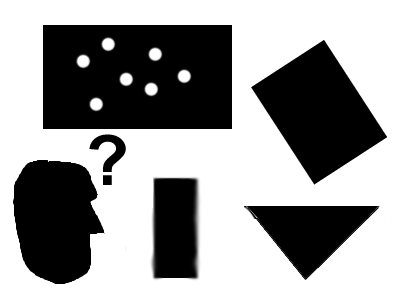
//> input picture src/TP07/pic1.png, 400 x 300 px
$ ./ex7   (built with g++ and OpenCV 4)
//> lines starting //> are read from the running program, lines starting //| are printed output that depends on the picture; after the words box and inside, x2 and y2 are one past the last pixel; in counts of white or black regions, pixels touching at a corner belong together
/**
 * @function moments_demo.cpp
 * @brief Demo code to calculate moments
 * @author OpenCV team
 */

#include <opencv2/opencv.hpp>
#include <opencv2/imgproc/imgproc.hpp>
#include <opencv2/highgui/highgui.hpp>
#include <iostream>

cv::Mat src; cv::Mat src_gray;
int thresh = 100;
int max_thresh = 255;
cv::RNG rng(12345);

/// Function header
void thresh_callback(int, void* );

/**
 * @function main
 */
int main( int, char** argv )
{
  /// Load source image and convert it to gray
  std::string img_file_path(getenv("HOME"));
  img_file_path += "/ros/src/TP07/pic1.png";
  src_gray = cv::imread(img_file_path, cv::IMREAD_GRAYSCALE);
//> src_gray: 300 rows x 400 cols, CV_8UC1; min 0, max 255, mean 154.1

  /// Create Window
  const char* source_window = "Source";
  cv::namedWindow( source_window, cv::WINDOW_AUTOSIZE );
  cv::imshow( source_window, src_gray );

  cv::createTrackbar( " Canny thresh:", "Source", &thresh, max_thresh, thresh_callback );
  thresh_callback( 0, 0 );

  cv::waitKey(0);
  return(0);
}

/**
 * @function thresh_callback
 */
void thresh_callback(int, void* )
{
  cv::Mat canny_output;
  std::vector<std::vector<cv::Point> > contours;
  std::vector<cv::Vec4i> hierarchy;

  /// Detect edges using canny
  cv::Canny( src_gray, canny_output, thresh, thresh*2, 3 );
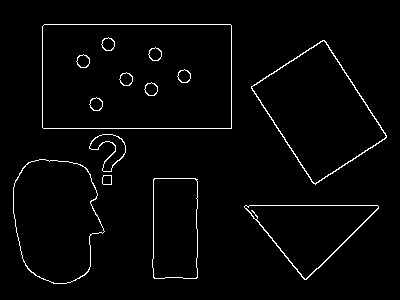
//> canny_output: 300 rows x 400 cols, CV_8UC1; 2.3% white in thin lines or dots, all inside (x1, y1, x2, y2) = (13, 24, 387, 284)
  /// Find contours
  cv::findContours( canny_output, contours, hierarchy, cv::RETR_TREE, cv::CHAIN_APPROX_SIMPLE, cv::Point(0, 0) );
//> contours = 28 contours; largest, box (x1, y1, x2, y2) and area: (42, 24, 232, 129) 19653, (42, 24, 232, 129) 19652, (251, 40, 387, 185) 10198, (251, 40, 387, 184) 9980, (13, 159, 105, 284) 8649

  /// Get the moments
  std::vector<cv::Moments> mu(contours.size() );
//> mu = 28 items
  for( size_t i = 0; i < contours.size(); i++ )
  {
    mu[i] = cv::moments( contours[i], false );
  }
//> this loop made 28 passes

  ///  Get the mass centers:
  std::vector<cv::Point2f> mc( contours.size() );
  for( size_t i = 0; i < contours.size(); i++ )
  {
    mc[i] = cv::Point2f( static_cast<float>(mu[i].m10/mu[i].m00) , static_cast<float>(mu[i].m01/mu[i].m00) );
  }

  /// Draw contours
  cv::Mat drawing = cv::Mat::zeros( canny_output.size(), CV_8UC3 );
  for( size_t i = 0; i< contours.size(); i++ )
  {
    cv::Scalar color = cv::Scalar( rng.uniform(0, 255), rng.uniform(0,255), rng.uniform(0,255) );
    cv::drawContours( drawing, contours, (int)i, color, 2, 8, hierarchy, 0, cv::Point() );
    cv::circle( drawing, mc[i], 4, color, -1, 8, 0 );
  }
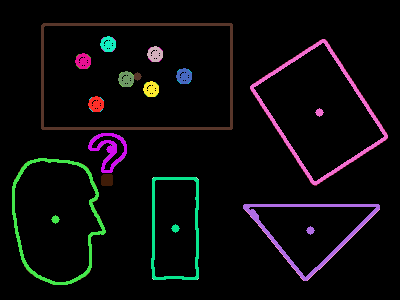
//> drawing: 300 rows x 400 cols, CV_8UC3; mean B, G, R 10.4, 9.5, 10.4

  /// Show in a window
  cv::namedWindow( "Contours", cv::WINDOW_AUTOSIZE );
  cv::imshow( "Contours", drawing );

  /// Calculate the area with the moments 00 and compare with the result of the OpenCV function
  std::cout << "\t Info: Area and Contour Length" << std::endl;
  for( size_t i = 0; i< contours.size(); i++ )
  {
    std::cout << " * Contour[" << (int)i << "] - Area (M_00) = " << mu[i].m00
              << " - Area OpenCV: " << cv::contourArea(contours[i])
              << " - Length: " << cv::arcLength( contours[i], true ) << std::endl;
    cv::Scalar color = cv::Scalar( rng.uniform(0, 255), rng.uniform(0,255), rng.uniform(0,255) );
    cv::drawContours( drawing, contours, (int)i, color, 2, 8, hierarchy, 0, cv::Point() );
    cv::circle( drawing, mc[i], 4, color, -1, 8, 0 );
  }
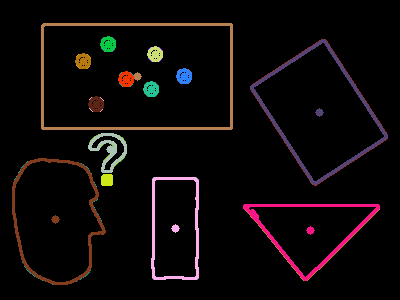
//> drawing: 300 rows x 400 cols, CV_8UC3; 7.69% of pixels changed, all inside (x1, y1, x2, y2) = (12, 23, 388, 285)
}
